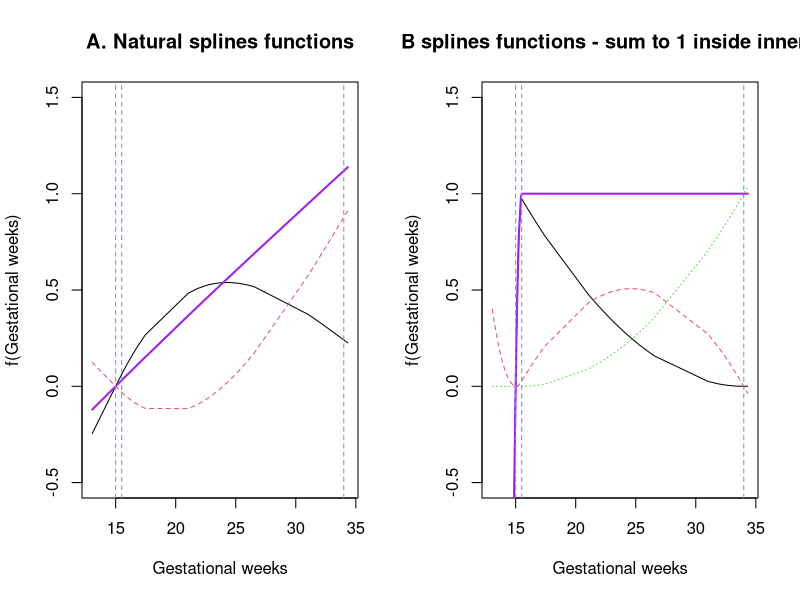

The R script that drew this image:
#######
#
# Author: Maren-Helene Langeland Degnes
# Date: 24. Oct. 2022
# Purpose: Plot natural and B splines functions
#
#########

library(splines)


GA <- sort( c(rnorm(70,mean=15.5,sd=1),
              rnorm(70,mean=24,sd=1), 
              rnorm(70,mean=33,sd=0.7)) )



par(mfrow=c(1,2))


## Plotting GA against natural splines functions of GA
plot(c(),xlim=range(GA),ylim=c(-0.5,1.5),                            # empty plot
     main="A. Natural splines functions",
     ylab="f(Gestational weeks)",xlab="Gestational weeks")

naturalsplinesmx <- ns(GA,                                           # create natural splines functions
                       knots=15.5,
                       Boundary.knots=c(15,34))
matlines(GA, naturalsplinesmx)			     # fill plot with GA vs natural splines functions
lines(GA, rowSums(naturalsplinesmx), col = "purple",lwd=2)           # calculate sum of splines and plo
abline(v=c(15,15.5,34),col="cornflowerblue",lty=2)                           # lines for knots






## Plotting GA against B splines functions of GA
plot(c(),xlim=range(GA),ylim=c(-0.5,1.5),                           # empty plot
     main="B. B splines functions - sum to 1 inside inner knots",
     ylab="f(Gestational weeks)",xlab="Gestational weeks")

bsplinesmx <- bs(GA,                                                # create B splines functions
                 degree=2,
                 knots=15.5,
                 Boundary.knots=c(15,34))


matlines(GA, bsplinesmx) 		         	    # fill plot with GA vs natural splines functions
lines(GA, rowSums(bsplinesmx), col = "purple",lwd=2)                 # calculate sum of splines and plot 
abline(v=c(15,15.5,34),col="cornflowerblue",lty=2)                           # lines for knots
